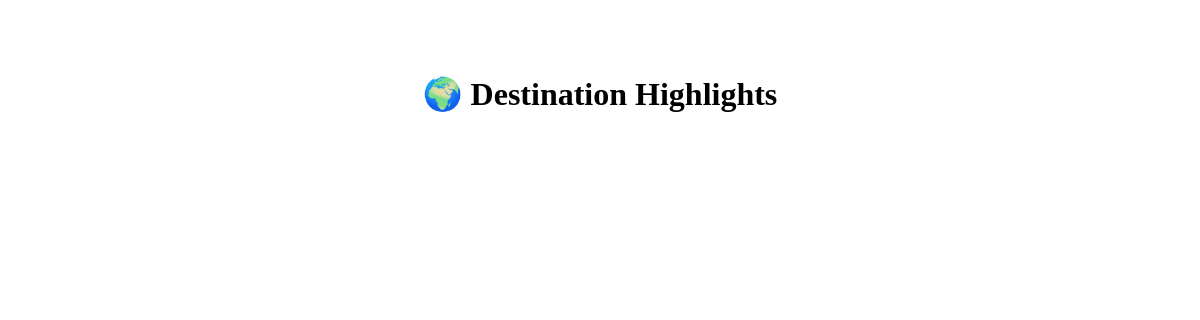
The app's page /pages/highlights.php, older data.
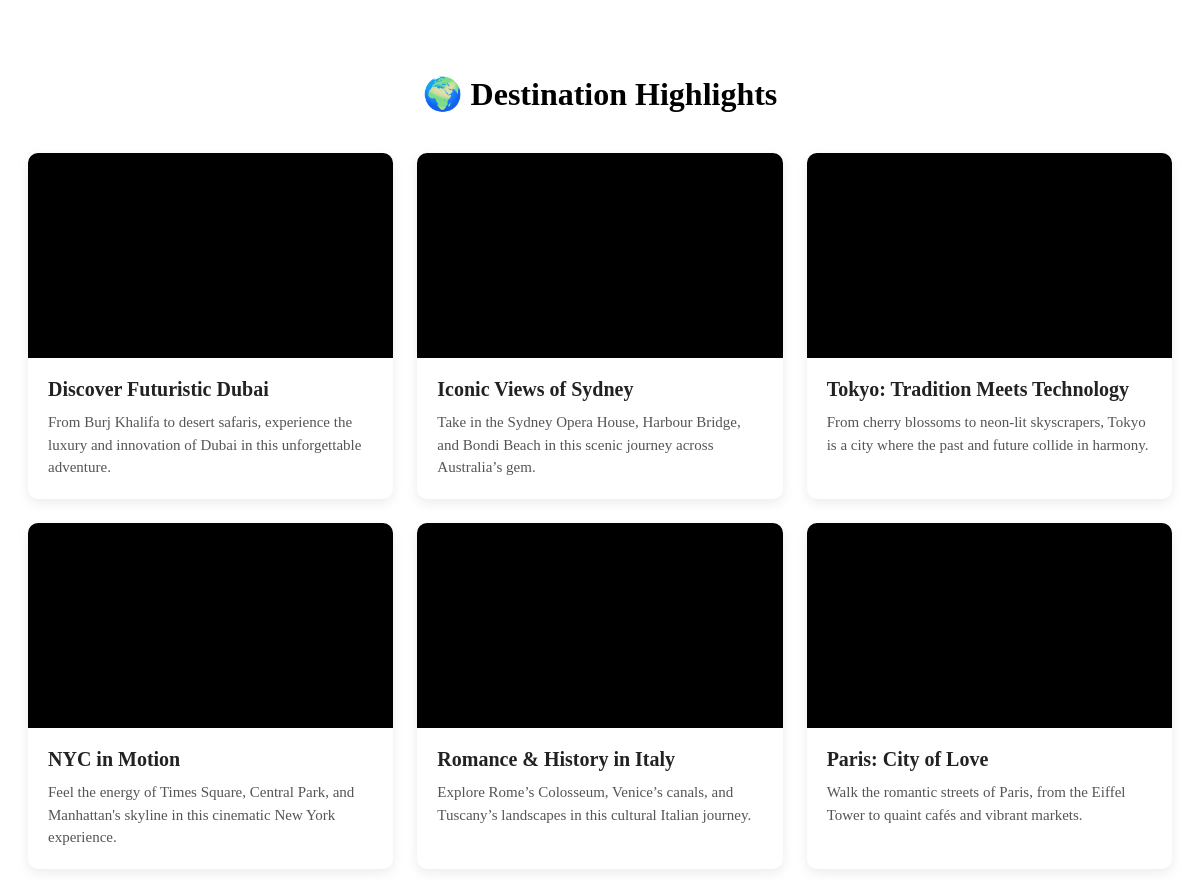
The same page, newer data.
### tables this page shows
CREATE TABLE IF NOT EXISTS `destination_highlights` (
  `id` int NOT NULL AUTO_INCREMENT,
  `destination_id` int NOT NULL,
  `video_title` varchar(255) NOT NULL,
  `video_description` text,
  `video_url` varchar(255) NOT NULL,
  `video_type` enum('youtube','mp4') DEFAULT 'youtube',
  `created_at` timestamp NULL DEFAULT CURRENT_TIMESTAMP,
  PRIMARY KEY (`id`),
  KEY `destination_id` (`destination_id`)
);

### pages/highlights.php (the view, shortened to what this page needs)
<?php
require_once 'config/db.php';
$highlights = $conn->query("
    SELECT destination_highlights.*, destinations.title AS destination_title
    FROM destination_highlights
    JOIN destinations ON destination_highlights.destination_id = destinations.id
    ORDER BY destination_highlights.id DESC
");
?>
<div class="container">
    <h2>🌍 Destination Highlights</h2>
    <div class="highlights-grid">
        <?php while ($row = $highlights->fetch_assoc()): ?>
            <div class="highlight-card">
                <div class="video-wrapper">
                    <?php if ($row['video_type'] === 'youtube'): ?>
                        <iframe src="<?= htmlspecialchars($row['video_url']) ?>" allowfullscreen></iframe>
                    <?php else: ?>
                        <video src="<?= $base . htmlspecialchars($row['video_url']) ?>" controls></video>
                    <?php endif; ?>
                </div>
                <div class="highlight-text">
                    <div class="highlight-title"><?= htmlspecialchars($row['video_title']) ?></div>
                    <div class="highlight-desc"><?= htmlspecialchars($row['video_description']) ?></div>
                </div>
            </div>
        <?php endwhile; ?>
    </div>
</div>

### pages/highlights.php (style rules this page uses)
.container { padding: 40px 20px; }
h2 { text-align: center; font-size: 32px; margin-bottom: 40px; }
.highlights-grid { display: grid; grid-template-columns: repeat(auto-fit, minmax(320px, 1fr)); gap: 24px; }
.highlight-card { background-color: #fff; border-radius: 10px; overflow: hidden; box-shadow: 0 4px 12px rgba(0, 0, 0, 0.08); transition: transform 0.3s ease; }
.video-wrapper { position: relative; width: 100%; padding-bottom: 56.25%; background: #000; }
.video-wrapper iframe, .video-wrapper video { position: absolute; top: 0; left: 0; width: 100%; height: 100%; border: none; }
.highlight-text { padding: 20px; }
.highlight-title { font-size: 20px; font-weight: bold; margin-bottom: 10px; color: #222; }
.highlight-desc { font-size: 15px; color: #555; line-height: 1.5; }

Row changes from the older to the newer data that the page shows:
added destination_highlights: video_title "Discover Futuristic Dubai", video_description "From Burj Khalifa to desert safaris, experience the luxury and innovation of Dubai in this unforgettable adventure."
added destination_highlights: video_title "Iconic Views of Sydney", video_description "Take in the Sydney Opera House, Harbour Bridge, and Bondi Beach in this scenic journey across Australia’s gem."
added destination_highlights: video_title "Tokyo: Tradition Meets Technology", video_description "From cherry blossoms to neon-lit skyscrapers, Tokyo is a city where the past and future collide in harmony."
added destination_highlights: video_title "NYC in Motion", video_description "Feel the energy of Times Square, Central Park, and Manhattan's skyline in this cinematic New York experience."
added destination_highlights: video_title "Romance & History in Italy", video_description "Explore Rome’s Colosseum, Venice’s canals, and Tuscany’s landscapes in this cultural Italian journey."
added destination_highlights: video_title "Paris: City of Love", video_description "Walk the romantic streets of Paris, from the Eiffel Tower to quaint cafés and vibrant markets."
